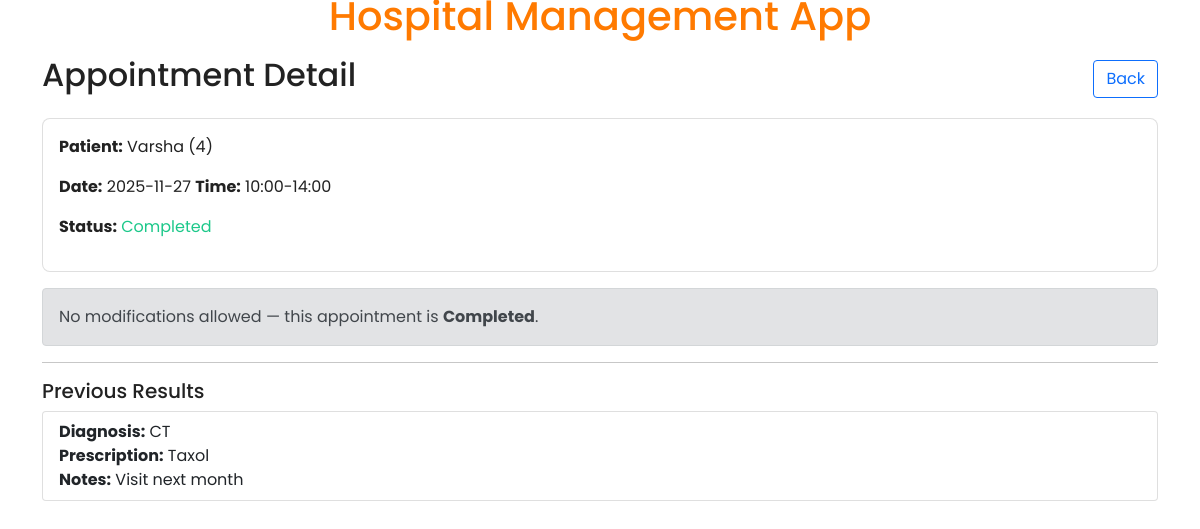
Page /doctor/appointment/6 on the committed database.
### backend/models.py (models this page shows)
class Patient(db.Model):
  __tablename__ = 'patients'
  id = db.Column(db.Integer, primary_key=True)
  name = db.Column(db.String, nullable=False)
  email = db.Column(db.String, unique=True, nullable=False)
  password = db.Column(db.String, nullable=False)
  phone = db.Column(db.String)
  age = db.Column(db.Integer)
  address = db.Column(db.String)
  blacklisted = db.Column(db.Integer, default=0)
  appointments = db.relationship('Appointment', backref='patient_obj', lazy='dynamic', passive_deletes=True)

class Appointment(db.Model):
  __tablename__ = 'appointments'
  id = db.Column(db.Integer, primary_key=True)
  patient_id = db.Column(db.Integer, db.ForeignKey('patients.id', ondelete='CASCADE'), nullable=False)
  doctor_id = db.Column(db.Integer, db.ForeignKey('doctors.id', ondelete='CASCADE'), nullable=False)
  appointment_date = db.Column(db.String, nullable=False)
  appointment_time = db.Column(db.String, nullable=False)
  status = db.Column(db.String, nullable=False, default='Booked')
  notes = db.Column(db.Text)
  created_at = db.Column(db.DateTime, server_default=db.func.current_timestamp())
  __table_args__ = (db.UniqueConstraint('doctor_id', 'appointment_date', 'appointment_time', name='uix_appointment'),)
  treatments = db.relationship('Treatment', backref='appointment_obj', cascade='all, delete-orphan', passive_deletes=True)

class Treatment(db.Model):
  __tablename__ = 'treatments'
  id = db.Column(db.Integer, primary_key=True)
  appointment_id = db.Column(db.Integer, db.ForeignKey('appointments.id', ondelete='CASCADE'), nullable=False)
  diagnosis = db.Column(db.Text)
  prescription = db.Column(db.Text)
  doctor_notes = db.Column(db.Text)
  created_at = db.Column(db.DateTime, server_default=db.func.current_timestamp())

### backend/controller.py (the view, shortened to what this page needs)
    @app.route('/doctor/appointment/<int:appointment_id>', methods=['GET', 'POST'])
    def route_show_doctor_appointment_detail(appointment_id):
        doctor_id = session.get('doctor_id')
        appointment = db.session.query(Appointment, Patient.id.label('patient_id'), Patient.name.label('patient_name')).outerjoin(Patient, Appointment.patient_id == Patient.id).filter(Appointment.id == appointment_id).first()
        modified = False
        appt_obj = None
        if appointment:
            try:
                appt_raw = appointment[0]
                patient_id = getattr(appointment, 'patient_id', None) or appointment[1]
                patient_name = getattr(appointment, 'patient_name', None) or appointment[2]
            except Exception:
                appt_raw = appointment
                patient_id = appt_raw.patient_id
                patient_name = None
            appt_obj = {
                'id': appt_raw.id,
                'appointment_date': appt_raw.appointment_date,
                'appointment_time': appt_raw.appointment_time,
                'status': appt_raw.status,
                'patient_id': patient_id,
                'patient_name': patient_name,
            }
        treatments = Treatment.query.filter_by(appointment_id=appointment_id).order_by(Treatment.created_at.desc()).all()
        return render_template('doctor/appointment_detail.html', appointment=appt_obj, treatments=treatments)

### templates/doctor/appointment_detail.html (shortened to what this page needs)
{% extends "base.html" %}
{% block main_content %}
<div class="d-flex justify-content-between align-items-center mb-3">
  <h2>Appointment Detail</h2>
  <a class="btn btn-outline-primary" href="{{ url_for('route_show_doctor_appointments_list') }}">Back</a>
</div>
<div class="card p-3 mb-3">
  <p><strong>Patient:</strong> {{ appointment.patient_name }} ({{ appointment.patient_id }})</p>
  <p><strong>Date:</strong> {{ appointment.appointment_date }} <strong>Time:</strong> {{ appointment.appointment_time }}</p>
  <p><strong>Status:</strong> <span class="status-{{ appointment.status|lower }}">{{ appointment.status }}</span></p>
</div>
{% if appointment and appointment.status == 'Booked' %}
<form method="post">
  <div class="mb-3">
    <label class="form-label">Action</label>
    <select name="action" class="form-select">
      <option value="">No change</option>
      <option value="Completed">Mark Completed</option>
      <option value="Cancelled">Mark Cancelled</option>
    </select>
  </div>
  <div class="mb-3"><label class="form-label">Diagnosis</label><input name="diagnosis" class="form-control"></div>
  <div class="mb-3"><label class="form-label">Prescription</label><input name="prescription" class="form-control"></div>
  <div class="mb-3"><label class="form-label">Notes</label><textarea name="doctor_notes" class="form-control"></textarea></div>
  <div class="d-grid"><button class="btn btn-primary-action" type="submit">Save Result / Status</button></div>
</form>
{% else %}
<div class="alert alert-secondary">No modifications allowed — this appointment is <strong>{{ appointment.status if appointment else 'Unknown' }}</strong>.</div>
{% endif %}
<hr>
<h5>Previous Results</h5>
<ul class="list-group">
  {% for t in treatments %}
  <li class="list-group-item">
    <strong>Diagnosis:</strong> {{ t.diagnosis }} <br>
    <strong>Prescription:</strong> {{ t.prescription }} <br>
    <strong>Notes:</strong> {{ t.doctor_notes }}
  </li>
  {% endfor %}
</ul>
{% endblock %}

### static/css/style.css (style rules this page uses)
:root { --primary-orange: #ff7a00; --primary-orange-dark: #e66800; --neutral-muted: #6c757d; --available-green: #d4f7d4; --unavailable-red: #ffd6d6; }
body { background-color: #ffffff; color: #222222; font-family: 'Poppins', sans-serif; }
.status-completed { color: #1cc88a; }
.card { border-radius: 0.5rem; }

### rows in the picture
Patient: patient_name "Varsha", patient_id "4"
Appointment: appointment_date "2025-11-27", appointment_time "10:00-14:00", status "Completed"
Treatment: diagnosis "CT", prescription "Taxol", doctor_notes "Visit next month"
